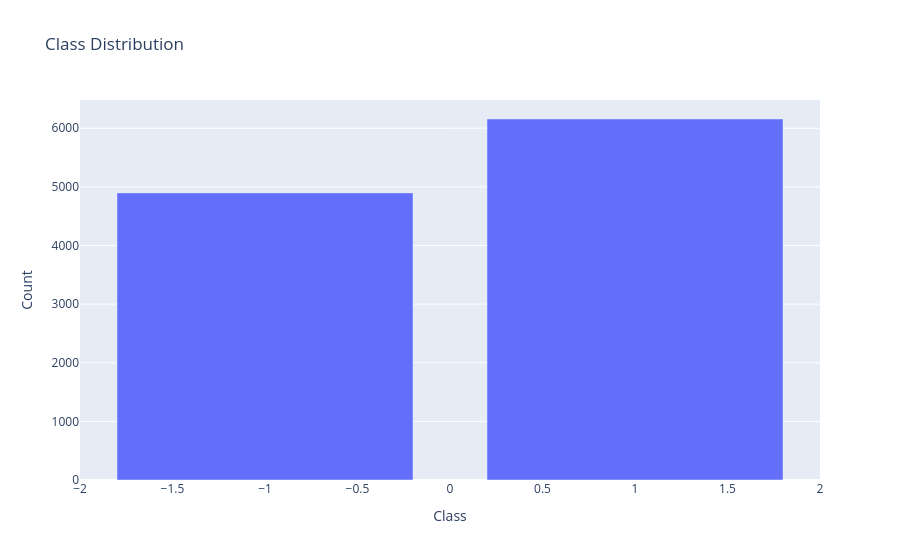

Notebook cell for this chart:
### Code cell
class_counts = df['class'].value_counts()

fig = px.bar(
    x=class_counts.index,
    y=class_counts.values,
    labels={'x': 'Class', 'y': 'Count'},
    title="Class Distribution"
)

fig.show()

### Figure 1 — Plotly figure (JSON) as saved in the notebook; plotly's stock layout.template omitted (floating-point values rounded to 4 significant figures)
{"data": [{"hovertemplate": "Class=%{x}<br>Count=%{y}<extra></extra>", "legendgroup": "", "marker": {"color": "#636efa", "pattern": {"shape": ""}}, "name": "", "orientation": "v", "showlegend": false, "textposition": "auto", "type": "bar", "x": [1, -1], "xaxis": "x", "y": [6157, 4897], "yaxis": "y"}], "layout": {"barmode": "relative", "legend": {"tracegroupgap": 0}, "title": {"text": "Class Distribution"}, "xaxis": {"anchor": "y", "domain": [0, 1], "title": {"text": "Class"}}, "yaxis": {"anchor": "x", "domain": [0, 1], "title": {"text": "Count"}}}}
